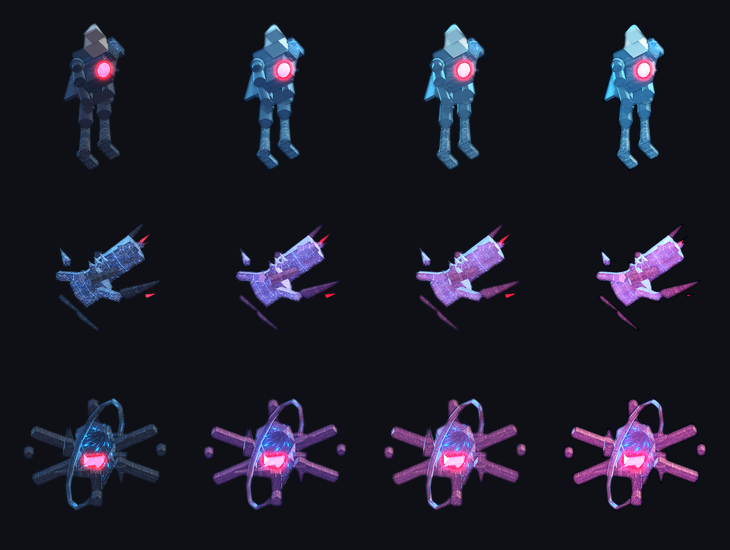

Python code for this plot:
import numpy as np
from PIL import Image
import spritelib as SL, premium_shade as PS, clips
meshes=SL.load_meshes(); mats=SL.load_materials()
S=170; ss=3
_cache={}
def gbuf(name, fn, ts, fc):
    k=(name,ts,fc)
    if k in _cache: return _cache[k]
    parts=meshes[name]; ppu,oy=SL.fit_scale(parts,S,pad=0.84)
    a=clips.Pose()
    if fn: fn(a,ts,{})
    mw=SL.compose(parts,a.final(),fc)
    G=PS.rasterize(parts,mw,mats,S*ss,ppu*ss,oy*ss)
    _cache[k]=G; return G
def shot(G,**kw):
    col,mask=PS.shade(G,S*ss,ss,**kw)
    rgba=np.concatenate([col,mask[...,None]],axis=2)
    return Image.fromarray((np.clip(rgba,0,1)*255).astype('uint8'),"RGBA").resize((S,S),Image.LANCZOS)

BASE=dict(alb_lift=2.4, alb_gamma=0.75, key_mul=1.9, rim_mul=1.5, outline_dark=0.8, outline_px=2.6, bloom=0.95, sat=1.3)
VAR=[
 ("1 기존",     dict()),
 ("2 램프70",   dict(BASE, ramp_amount=0.70, ramp_gain=1.15, ramp_bias=0.02)),
 ("3 툰+램프",  dict(BASE, style='toon', bands=4, ramp_amount=0.80, ramp_gain=1.2, ramp_bias=0.03)),
 ("4 툰+램프강", dict(BASE, style='toon', bands=5, ramp_amount=0.95, ramp_gain=1.3, ramp_bias=0.04, outline_dark=1.0, outline_px=3.0, sat=1.45)),
]
T=[("lian",clips.l_idle,0.4,0.6,"cyber"),("stalker",clips.f_move,0.3,2.2,"hostile"),("sentinel",clips.f_idle,0.5,1.2,"hostile")]
pad=10
sheet=Image.new("RGBA",(pad+(S+pad)*len(VAR), pad+(S+pad)*len(T)),(14,16,22,255))
for ri,(nm,fn,ts,fc,rp) in enumerate(T):
    G=gbuf(nm,fn,ts,fc)
    for ci,(lbl,kw) in enumerate(VAR):
        kw2=dict(kw)
        if kw2.get("ramp_amount",0)>0: kw2["ramp"]=rp
        sheet.alpha_composite(shot(G,**kw2),(pad+ci*(S+pad), pad+ri*(S+pad)))
    print("행 완료:",nm,flush=True)
sheet.save("_grid.png"); print("저장",sheet.size)
